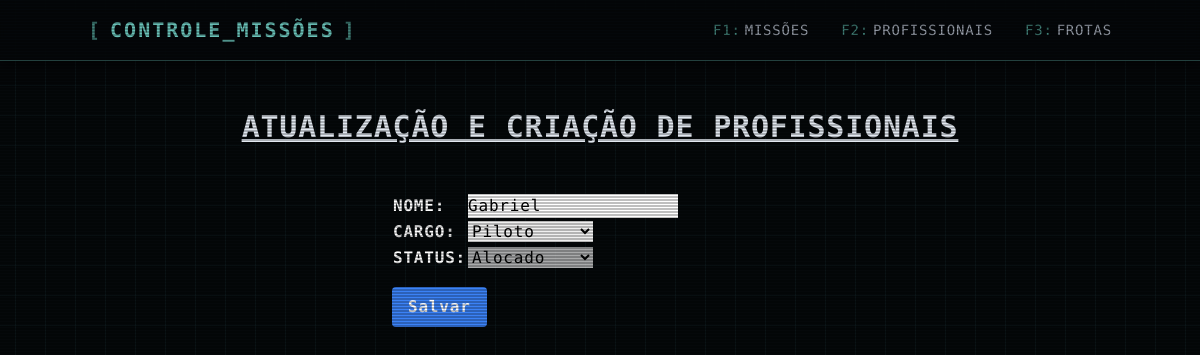
Page /profissionais/atualizar/1/ on the earlier database version.
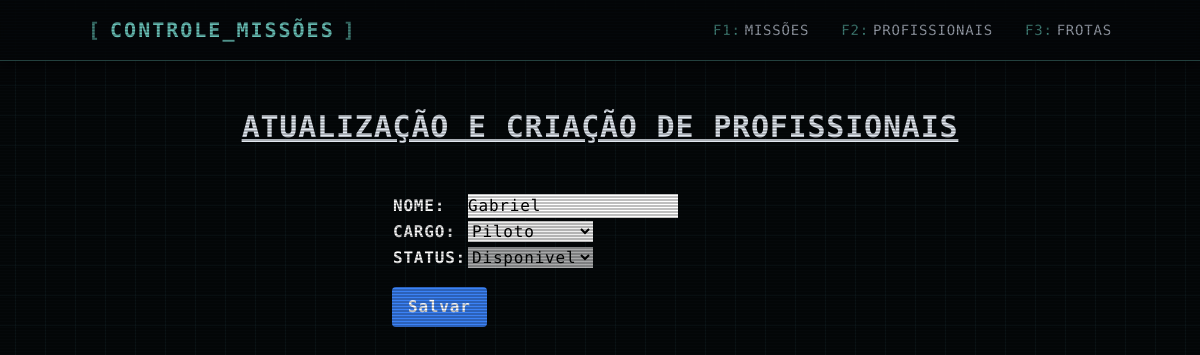
Same page on the later database version.
### professional/models.py (models this page shows, shortened)
class OperatorProfessional(models.Model):
    ROLE_LIST = [
        ("Piloto", "Piloto"),
        ("Bombeiro", "Bombeiro"),
        ("Mecânico", "Mecânico"),
        ("Médico", "Médico"),
        ("Enfermeiro", "Enfermeiro")
    ]
    name = models.CharField(max_length=20, verbose_name="Nome")
    role = models.CharField(choices=ROLE_LIST, verbose_name="Cargo")
    status = models.ForeignKey(Status, on_delete=models.PROTECT, default=get_default_status)
    class Meta:
        verbose_name = "Profissional"
        verbose_name_plural = "Profissionais"
        ordering = ['name']

### professional/views.py (the view)
# urls.py: path('profissionais/atualizar/<int:pk>/', OperatorProfessionalUpdateView.as_view(), name='update_professional'),
class OperatorProfessionalUpdateView(UpdateView):
    model = OperatorProfessional
    template_name = 'update_professional.html'
    form_class = OperatorProfessionalForm
    success_url = '/profissionais/'

### professional/forms.py
class OperatorProfessionalForm(forms.ModelForm):
    class Meta:
        model = OperatorProfessional
        fields = ['name', 'role', 'status']
        widgets = {
            'name': forms.TextInput(attrs={'class': 'form-control'}),
            'role': forms.Select(attrs={'class': 'form-select'}),
            'status': forms.Select(attrs={'class': 'form-select'}),
        }
    def __init__(self, *args, **kwargs):
        super().__init__(*args, **kwargs)
        self.fields['status'].disabled = True

### professional/models.py (called while the page is built)
    def __str__(self):
        return str(self.status_name)

### core/templates/update_professional.html (shortened to what this page needs)
{% extends "base.html" %}
{% block content %}
<h1 class="text-3xl font-bold underline w-full text-center">Atualização e Criação de Profissionais</h1>
<form method="post" class="max-w-md mx-auto mt-8 p-4 rounded">
    <table class="table-auto text-left text-black">
        {{ form.as_table }}
    </table>
    <button type="submit" class="bg-blue-500 hover:bg-blue-700 text-white font-bold py-2 px-4 rounded mt-4" style="cursor: pointer;">
        Salvar
    </button>
</form>
{% endblock %}

Differences in the rows shown:
changed OperatorProfessional "Gabriel": status "Alocado" → "Disponivel"
